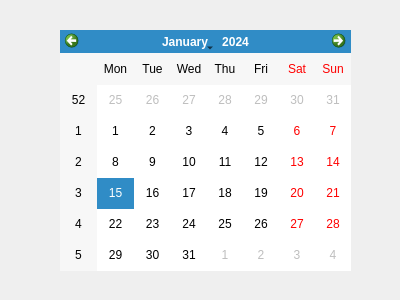
<?xml version="1.0" encoding="UTF-8"?>
<ui version="4.0">
 <class>calan</class>
 <widget class="QDialog" name="calan">
  <property name="geometry">
   <rect>
    <x>0</x>
    <y>0</y>
    <width>400</width>
    <height>300</height>
   </rect>
  </property>
  <property name="windowTitle">
   <string>Dialog</string>
  </property>
  <widget class="QCalendarWidget" name="calendarWidget">
   <property name="geometry">
    <rect>
     <x>60</x>
     <y>30</y>
     <width>291</width>
     <height>241</height>
    </rect>
   </property>
  </widget>
 </widget>
 <resources/>
 <connections/>
</ui>
